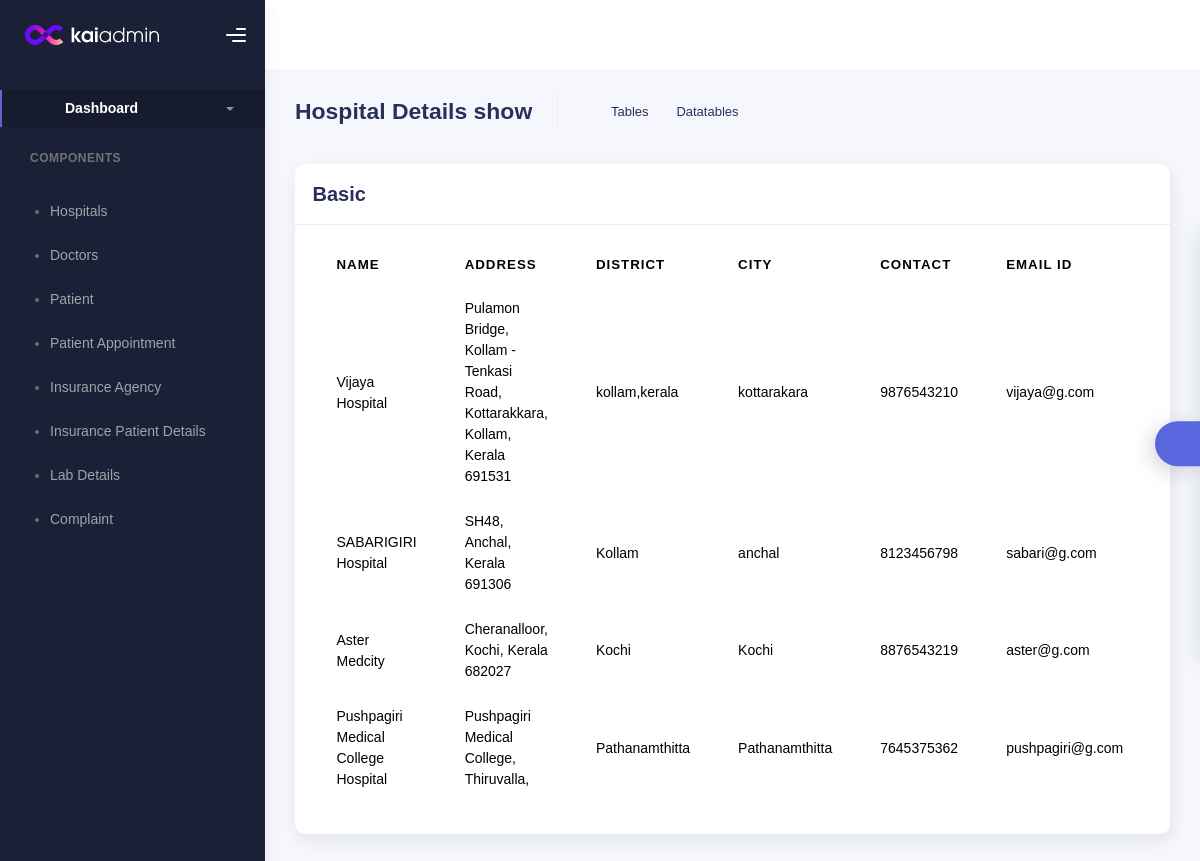
/hosp_reg_show (signed in), run on the app's committed database.
### hosp_app/models.py (models this page shows, shortened)
class Hosp(models.Model):
    name=models.CharField(max_length=100)
    address=models.CharField(max_length=100)
    dist=models.CharField(max_length=100)
    city=models.CharField(max_length=100)
    contact=models.CharField(max_length=100)
    loginid=models.ForeignKey('Login',on_delete=models.CASCADE)

class Login(models.Model):
    email=models.EmailField(unique=True)
    password=models.CharField(max_length=50)
    usertype=models.CharField(max_length=100)
    status=models.IntegerField(default=0)

### hosp_app/views.py (the view)
# urls.py: path('hosp_reg_show',views.hosp_reg_show,name='hosp_reg_show'),
def hosp_reg_show(request):
    if 'user_id' in request.session:
        hosp_show=Hosp.objects.all()
        return render(request,'hosp_reg_show.html',{'hosp_show':hosp_show})
    else:
        return redirect('login')

### hosp_app/templates/hosp_reg_show.html (shortened to what this page needs)
{% load static %}
<!DOCTYPE html>
<html lang="en">
  <head>
    <link rel="stylesheet" href="{% static 'kaiadmin-lite-1.2.0/assets/css/bootstrap.min.css' %}" />
    <link rel="stylesheet" href="{% static 'kaiadmin-lite-1.2.0/assets/css/plugins.min.css' %}" />
    <link rel="stylesheet" href="{% static 'kaiadmin-lite-1.2.0/assets/css/kaiadmin.min.css' %}" />
    <link rel="stylesheet" href="{% static 'kaiadmin-lite-1.2.0/assets/css/demo.css' %}" />
  </head>
  <body>
    <div class="wrapper">
      <div class="sidebar" data-background-color="dark">
        <div class="sidebar-logo">
          <div class="logo-header" data-background-color="dark">
            <a href="../index.html" class="logo">
              <img
                src="{% static 'kaiadmin-lite-1.2.0/assets/img/kaiadmin/logo_light.svg' %}"
                alt="navbar brand"
                class="navbar-brand"
                height="20"
              />
            </a>
            <div class="nav-toggle">
              <button class="btn btn-toggle toggle-sidebar">
                <i class="gg-menu-right"></i>
              </button>
            </div>
          </div>
        </div>
        <div class="sidebar-wrapper scrollbar scrollbar-inner">
          <div class="sidebar-content">
            <ul class="nav nav-secondary">
              <ul class="nav nav-secondary">
              <li class="nav-item active">
                <a
                  data-bs-toggle="collapse"
                  href="#dashboard"
                  class="collapsed"
                  aria-expanded="false"
                >
                  <p>Dashboard</p>
                  <span class="caret"></span>
                </a>
              </li>
              <li class="nav-section">
                <h4 class="text-section">Components</h4>
              </li>
              <li class="nav-item">
                <ul class="nav nav-collapse">
                    <li>
                      <a href="hosp_reg_show">
                        <span class="sub-item">Hospitals</span>
                      </a>
                    </li>
                    <li>
                      <a href="doc_reg_show">
                        <span class="sub-item">Doctors</span>
                      </a>
                    </li>
                    <li>
                      <a href="pat_reg_show">
                        <span class="sub-item">Patient</span>
                      </a>
                    </li>
                    <li>
                      <a href="pat_appoint_show_admin">
                        <span class="sub-item">Patient Appointment</span>
                      </a>
                    </li>
                    <li>
                      <a href="ins_show_admin">
                        <span class="sub-item">Insurance Agency</span>
                      </a>
                    </li>
                    <li>
                      <a href="ins_pat_show_admin">
                        <span class="sub-item">Insurance Patient Details</span>
                      </a>
                    </li>
                    <li>
                      <a href="labs_show_admin">
                        <span class="sub-item">Lab Details</span>
                      </a>
                    </li>
                    <li>
                      <a href="admin_complaint_list">
                        <span class="sub-item">Complaint</span>
                      </a>
                    </li>
                  </ul>
              </li>
            </ul>
          </div>
        </div>
      </div>
      <div class="main-panel">
        <div class="main-header">
          <nav
            class="navbar navbar-header navbar-header-transparent navbar-expand-lg border-bottom"
          >
            <div class="container-fluid">
            </div>
          </nav>
        </div>
        <div class="container">
          <div class="page-inner">
            <div class="page-header">
              <h3 class="fw-bold mb-3">Hospital Details show</h3>
              <ul class="breadcrumbs mb-3">
                <li class="nav-item">
                  <a href="#">Tables</a>
                </li>
                <li class="nav-item">
                  <a href="#">Datatables</a>
                </li>
              </ul>
            </div>
            <div class="row">
              <div class="col-md-12">
                <div class="card">
                  <div class="card-header">
                    <h4 class="card-title">Basic</h4>
                  </div>
                  <div class="card-body">
                    <div class="table-responsive">
                      <table
                        id="basic-datatables"
                        class="display table table-striped table-hover"
                      >
                        <thead>
                          <tr>
                            <th>Name</th>
                            <th>Address</th>
                            <th>District</th>
                            <th>City</th>
                            <th>Contact </th>
                            <th>email id</th>
                          </tr>
                        </thead>
                       <tfoot>
      {% for i in hosp_show %}
      <tr>
          <td>{{ i.name }}</td>
          <td>{{ i.address }}</td>
          <td>{{ i.dist }}</td>
          <td>{{ i.city }}</td>
          <td>{{ i.contact }}</td>
          <td>{{ i.loginid.email }}</td>
          <td>
          </td>
      </tr>
      {% endfor %}
</tfoot>
                      </table>
                    </div>
                  </div>
                </div>
              </div>
              </div>
              </div>
            </div>
          </div>
        </div>
      <div class="custom-template">
        <div class="custom-toggle">
        </div>
      </div>
  </body>
</html>

### hosp_app/static/kaiadmin-lite-1.2.0/assets/css/demo.css (style rules this page uses)
.custom-template { position: fixed; top: 50%; transform: translateY(-50%); right: -325px; width: 325px; height: max-content; display: block; z-index: 1; background: #ffffff; transition: all .3s; z-index: 1003; box-shadow: -1px 1px 20px rgba(69, 65, 78, 0.15); border-top-left-radius: 5px; border-bottom-left-radius: 5px; transition: all .5s; }
.custom-template .custom-toggle { position: absolute; width: 45px; height: 45px; background: #5867dd; top: 50%; left: -45px; transform: translateY(-50%); display: flex; align-items: center; justify-content: center; text-align: center; border-top-left-radius: 30px; border-bottom-left-radius: 30px; cursor: pointer; color: #ffffff; box-shadow: -5px 5px 20px rgba(69, 65, 78, 0.21); }

### data on the page
Hosp: name "Vijaya Hospital", address "Pulamon Bridge, Kollam - Tenkasi Road, Kottarakkara, Kollam, Kerala 691531", dist "kollam,kerala", city "kottarakara", contact "9876543210", loginid.email "vijaya@g.com"
Hosp: name "SABARIGIRI Hospital", address "SH48, Anchal, Kerala 691306", dist "Kollam", city "anchal", contact "8123456798", loginid.email "sabari@g.com"
Hosp: name "Aster Medcity", address "Cheranalloor, Kochi, Kerala 682027", dist "Kochi", city "Kochi", contact "8876543219", loginid.email "aster@g.com"
Hosp: name "Pushpagiri Medical College Hospital", address "Pushpagiri Medical College, Thiruvalla,", dist "Pathanamthitta", city "Pathanamthitta", contact "7645375362", loginid.email "pushpagiri@g.com"
